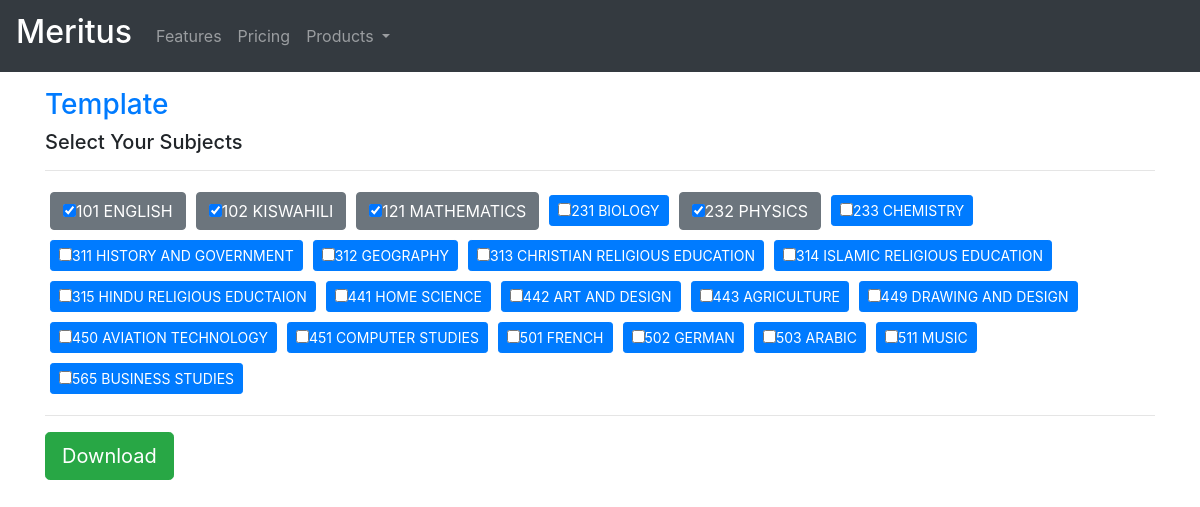
Screenshot of /index.php?pg=template with the database file from the repository.
### tables this page shows
CREATE TABLE `subjects` (
  `subj_code` int(11) NOT NULL,
  `long_name` varchar(30) DEFAULT NULL,
  `short_name` varchar(20) DEFAULT NULL,
  `department` varchar(15) DEFAULT NULL,
  PRIMARY KEY (`subj_code`),
  UNIQUE KEY `Code` (`subj_code`)
);

### src/functions.php (called while the page is built, shortened)
<?php
function db(){	$db = new mysqli(host,usr,pwd,database);if($db->connect_errno > 0){die(spill($db->connect_error));}else{return $db;}}
function process2($sql){$db = db();if($d = $db->query($sql)){$j = TRUE; }else{ spill($db->error);$j = FALSE;}$_SESSION["erc"] = $j;return $d;}
function get($i=""){if($i !== ""){$l = []; $j = process2($i); while($k = $j->fetch_object()){ $l[] = $k; } return $l; } }
function getlist($i){$raw = get($i);if(empty($raw)){ return []; }else{ if(count((array)$raw[0])==2){ foreach($raw as $j=>$k){$l[current($k)] = end($k);}} else{ if(count((array)$raw[0])>2){ foreach($raw as $j=>$k) { $l[$j] = $k; }}else{ foreach($raw as $j=>$k) { foreach($k as $m=>$n): $l[] = $n; endforeach;} } }} if(count((array)$l) == 1){ $l = current($l); } return $l; }
function ls($i){ return getlist($i); }
?>

### page/template.php (the view, shortened to what this page needs)
<h3 class='mt-3 text-primary'>Template</h3>
<h5>Select Your Subjects</h5><hr>
<form action="" method="post">
<?php
$s = ls("select * from subjects");
$ls = array_flip(explode(",",ls("select subjectlist from selections where scode = $scode order by date desc limit 1")));
array_map(function($sub){
    global $ls;
    $checked = isset($ls[$sub->subj_code*1])? "checked":null;
    $stylechecked =  ($checked)? " btn-secondary ":"btn-sm btn-primary";
    echo '<label id="'.$sub->subj_code.'" class="btn '.$stylechecked.' "><input '.$checked.' onChange="brighten(event)" type="checkbox" name="subs['.$sub->subj_code.']" value="'.$sub->short_name.'">'.$sub->subj_code." ".$sub->long_name."</input></label>";
},$s);
?>
<hr>
<button type="submit" class="btn btn-success btn-lg ">Download </button>
</form>

### index.php (shortened to what this page needs)
<link rel="stylesheet" href="./assets/css/bootstrap.min.css">
<link rel="stylesheet" href="./assets/css/font-awesome.min.css">
<?php
require("src/config.php");
require("page/nav.php");
require("page/$pagefile");
?>
</div>

### page/nav.php (shortened to what this page needs)
<nav class="navbar navbar-expand-lg  navbar-dark bg-dark">
  <a class="navbar-brand" href="./">
  <h2>Meritus</h2></a>
  <div class="collapse navbar-collapse" id="navbarNavDropdown">
    <ul class="navbar-nav">
      <li class="nav-item">
        <a class="nav-link" href="#">Features</a>
      </li>
      <li class="nav-item">
        <a class="nav-link" href="#">Pricing</a>
      </li>
      <li class="nav-item dropdown">
        <a class="nav-link dropdown-toggle" href="#" id="navbarDropdownMenuLink" data-toggle="dropdown" aria-haspopup="true" aria-expanded="true">
          Products
        </a>
      </li>
    </ul>
  </div>
</nav>
<div class="container">

### page/template.php (style rules this page uses)
label { margin:5px }

### rows the page displays
subjects: subj_code "101", long_name "ENGLISH"
subjects: subj_code "102", long_name "KISWAHILI"
subjects: subj_code "121", long_name "MATHEMATICS"
subjects: subj_code "231", long_name "BIOLOGY"
subjects: subj_code "232", long_name "PHYSICS"
subjects: subj_code "233", long_name "CHEMISTRY"
subjects: subj_code "311", long_name "HISTORY AND GOVERNMENT"
subjects: subj_code "312", long_name "GEOGRAPHY"
subjects: subj_code "313", long_name "CHRISTIAN RELIGIOUS EDUCATION"
subjects: subj_code "314", long_name "ISLAMIC RELIGIOUS EDUCATION"
subjects: subj_code "315", long_name "HINDU RELIGIOUS EDUCTAION"
subjects: subj_code "441", long_name "HOME SCIENCE"
subjects: subj_code "442", long_name "ART AND DESIGN"
subjects: subj_code "443", long_name "AGRICULTURE"
subjects: subj_code "449", long_name "DRAWING AND DESIGN"
subjects: subj_code "450", long_name "AVIATION TECHNOLOGY"
subjects: subj_code "451", long_name "COMPUTER STUDIES"
subjects: subj_code "501", long_name "FRENCH"
subjects: subj_code "502", long_name "GERMAN"
subjects: subj_code "503", long_name "ARABIC"
subjects: subj_code "511", long_name "MUSIC"
subjects: subj_code "565", long_name "BUSINESS STUDIES"
